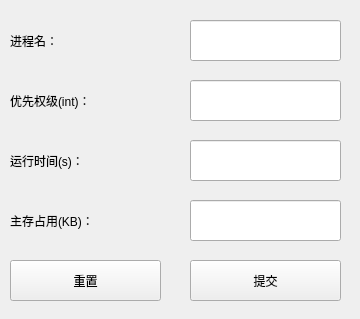
<?xml version="1.0" encoding="UTF-8"?>
<ui version="4.0">
 <class>AddWorks</class>
 <widget class="QWidget" name="AddWorks">
  <property name="geometry">
   <rect>
    <x>0</x>
    <y>0</y>
    <width>360</width>
    <height>319</height>
   </rect>
  </property>
  <property name="windowTitle">
   <string>Form</string>
  </property>
  <widget class="QLineEdit" name="pnamein">
   <property name="geometry">
    <rect>
     <x>190</x>
     <y>20</y>
     <width>151</width>
     <height>41</height>
    </rect>
   </property>
   <property name="styleSheet">
    <string notr="true">font: 14pt &quot;微软雅黑&quot;;</string>
   </property>
  </widget>
  <widget class="QLabel" name="pname">
   <property name="geometry">
    <rect>
     <x>10</x>
     <y>20</y>
     <width>151</width>
     <height>41</height>
    </rect>
   </property>
   <property name="styleSheet">
    <string notr="true">font: 12pt &quot;微软雅黑&quot;;</string>
   </property>
   <property name="text">
    <string>进程名：</string>
   </property>
  </widget>
  <widget class="QLineEdit" name="priorityin">
   <property name="geometry">
    <rect>
     <x>190</x>
     <y>80</y>
     <width>151</width>
     <height>41</height>
    </rect>
   </property>
   <property name="styleSheet">
    <string notr="true">font: 14pt &quot;微软雅黑&quot;;</string>
   </property>
  </widget>
  <widget class="QLabel" name="priority">
   <property name="geometry">
    <rect>
     <x>10</x>
     <y>80</y>
     <width>151</width>
     <height>41</height>
    </rect>
   </property>
   <property name="styleSheet">
    <string notr="true">font: 12pt &quot;微软雅黑&quot;;</string>
   </property>
   <property name="text">
    <string>优先权级(int)：</string>
   </property>
  </widget>
  <widget class="QLabel" name="runtime">
   <property name="geometry">
    <rect>
     <x>10</x>
     <y>140</y>
     <width>151</width>
     <height>41</height>
    </rect>
   </property>
   <property name="styleSheet">
    <string notr="true">font: 12pt &quot;微软雅黑&quot;;</string>
   </property>
   <property name="text">
    <string>运行时间(s)：</string>
   </property>
  </widget>
  <widget class="QLineEdit" name="runtimein">
   <property name="geometry">
    <rect>
     <x>190</x>
     <y>140</y>
     <width>151</width>
     <height>41</height>
    </rect>
   </property>
   <property name="styleSheet">
    <string notr="true">font: 14pt &quot;微软雅黑&quot;;</string>
   </property>
  </widget>
  <widget class="QPushButton" name="submit">
   <property name="geometry">
    <rect>
     <x>190</x>
     <y>260</y>
     <width>151</width>
     <height>41</height>
    </rect>
   </property>
   <property name="styleSheet">
    <string notr="true">font: 10pt &quot;微软雅黑&quot;;</string>
   </property>
   <property name="text">
    <string>提交</string>
   </property>
  </widget>
  <widget class="QPushButton" name="retext">
   <property name="geometry">
    <rect>
     <x>10</x>
     <y>260</y>
     <width>151</width>
     <height>41</height>
    </rect>
   </property>
   <property name="styleSheet">
    <string notr="true">font: 10pt &quot;微软雅黑&quot;;</string>
   </property>
   <property name="text">
    <string>重置</string>
   </property>
  </widget>
  <widget class="QLabel" name="memory">
   <property name="geometry">
    <rect>
     <x>10</x>
     <y>200</y>
     <width>151</width>
     <height>41</height>
    </rect>
   </property>
   <property name="styleSheet">
    <string notr="true">font: 12pt &quot;微软雅黑&quot;;</string>
   </property>
   <property name="text">
    <string>主存占用(KB)：</string>
   </property>
  </widget>
  <widget class="QLineEdit" name="memoryin">
   <property name="geometry">
    <rect>
     <x>190</x>
     <y>200</y>
     <width>151</width>
     <height>41</height>
    </rect>
   </property>
   <property name="styleSheet">
    <string notr="true">font: 14pt &quot;微软雅黑&quot;;</string>
   </property>
  </widget>
 </widget>
 <resources/>
 <connections/>
</ui>
